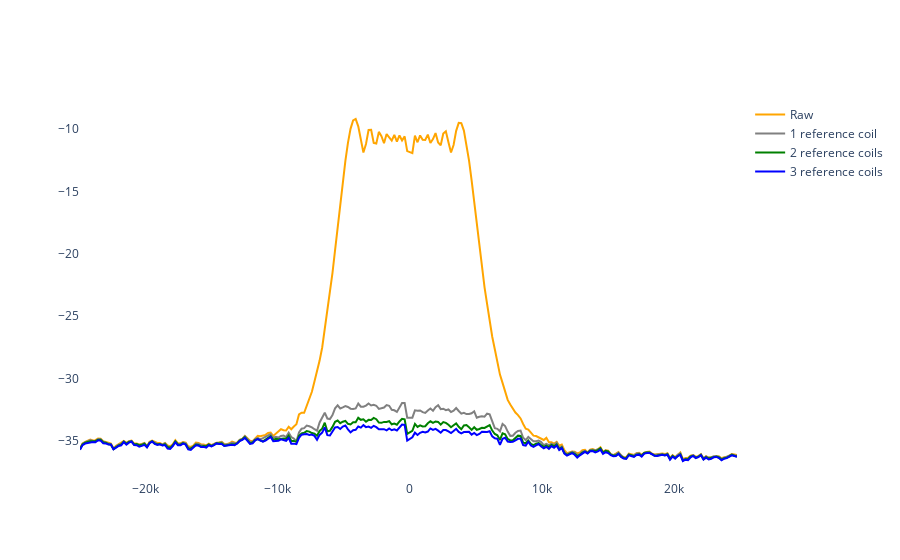

Notebook code cell kept with this figure:
### Markdown cell above
## Plot noise density (prescan)

### Code cell
from source.utils import compute_spectrogram
axis_pow, pow_raw = compute_spectrogram(data_raw[select_signal_channels, :, :], acq_bandwidth)
axis_pow, pow_cor_1 = compute_spectrogram(data_cor_1, acq_bandwidth)
axis_pow, pow_cor_2 = compute_spectrogram(data_cor_2, acq_bandwidth)
axis_pow, pow_cor_3 = compute_spectrogram(data_cor_3, acq_bandwidth)

ch = 0

# average noise in 10 k BW
sel_passband = np.abs(axis_pow) < 5e3
sel_stopband = np.abs(axis_pow) > 20e3
print("Average raw = {} dB".format(10 * np.log10(np.mean(pow_raw[ch, sel_passband]))))
print("Average baseline = {} dB".format(10 * np.log10(np.mean(pow_raw[ch, sel_stopband]))))
print("Average 1 channel = {} dB".format(10 * np.log10(np.mean(pow_cor_1[ch, sel_passband]))))
print("Average 2 channel = {} dB".format(10 * np.log10(np.mean(pow_cor_2[ch, sel_passband]))))
print("Average 3 channel = {} dB".format(10 * np.log10(np.mean(pow_cor_3[ch, sel_passband]))))

# Interactive plot
fig = go.Figure()
fig.update_layout(plot_bgcolor="white")
line_style = {'color': 'orange', 'width': 2}
fig.add_trace(go.Scatter(x=axis_pow, y=10 * np.log10(pow_raw[ch, :]), line=line_style, name='Raw'))
line_style = {'color': 'gray', 'width': 2}
fig.add_trace(go.Scatter(x=axis_pow, y=10 * np.log10(pow_cor_1[ch, :]), line=line_style, name='1 reference coil'))
line_style = {'color': 'green', 'width': 2}
fig.add_trace(go.Scatter(x=axis_pow, y=10 * np.log10(pow_cor_2[ch, :]), line=line_style, name='2 reference coils'))
line_style = {'color': 'blue', 'width': 2}
fig.add_trace(go.Scatter(x=axis_pow, y=10 * np.log10(pow_cor_3[ch, :]), line=line_style, name='3 reference coils'))
fig.show()

### Figure 1 — Plotly figure (JSON) as saved in the notebook; plotly's stock layout.template omitted (floating-point values rounded to 4 significant figures; data arrays with more than 128 entries replaced by an {"elided": "..."} marker saying what was removed)
{"data": [{"line": {"color": "orange", "width": 2}, "name": "Raw", "type": "scatter", "x": {"elided": "255 float values"}, "y": {"elided": "255 float values"}}, {"line": {"color": "gray", "width": 2}, "name": "1 reference coil", "type": "scatter", "x": {"elided": "255 float values"}, "y": {"elided": "255 float values"}}, {"line": {"color": "green", "width": 2}, "name": "2 reference coils", "type": "scatter", "x": {"elided": "255 float values"}, "y": {"elided": "255 float values"}}, {"line": {"color": "blue", "width": 2}, "name": "3 reference coils", "type": "scatter", "x": {"elided": "255 float values"}, "y": {"elided": "255 float values"}}], "layout": {"plot_bgcolor": "white"}}
